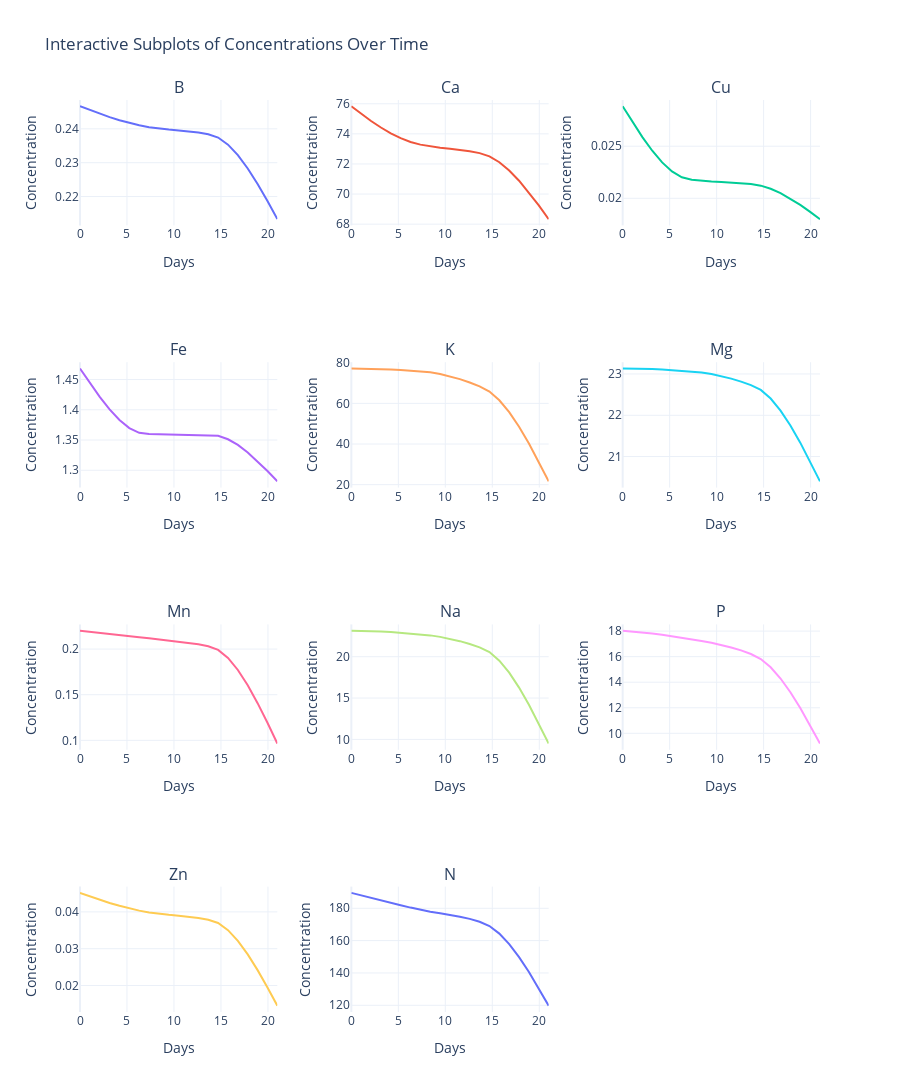

Notebook code cell kept with this figure:
### Code cell
import plotly.graph_objects as go
from plotly.subplots import make_subplots

def plot_curves_interactive(data_df):
    # Extract 'Time' column and other data
    time = data_df['Time']
    y = data_df.drop(columns='Time')  # Drop 'Time' to get only the data for plotting

    num_cols = y.shape[1]  # Number of columns to plot
    num_rows = (num_cols + 2) // 3  # Calculate number of rows needed for subplots

    # Create subplots figure with plotly
    fig = make_subplots(rows=num_rows, cols=3, subplot_titles=[col for col in y.columns],
                        vertical_spacing=0.15, horizontal_spacing=0.1)

    # Plot each column against 'Time'
    for i, col in enumerate(y.columns):
        row = i // 3 + 1  # Determine row position
        col_position = i % 3 + 1  # Determine column position

        fig.add_trace(
            go.Scatter(
                x=time,
                y=y[col],
                mode='lines',
                name=col,
                line=dict(width=2)
            ),
            row=row,
            col=col_position
        )

        # Customize the axis titles and range for each subplot
        fig.update_xaxes(title_text='Days', row=row, col=col_position)
        fig.update_yaxes(title_text='Concentration', row=row, col=col_position, range=[0, None])

    # Update layout for better readability
    fig.update_layout(
        height=300 * num_rows, width=900, title_text="Interactive Subplots of Concentrations Over Time",
        showlegend=False,  # Hide the legend since each subplot has a title
        template='plotly_white'
    )
    
    fig.show()

# Example usage:
df_data_interp = df_data_normalized_interp.drop(columns='Time')*maxes
df_data_interp['Time'] = df_data_normalized_interp['Time']
plot_curves_interactive(df_data_interp)

### Figure 1 — Plotly figure (JSON) as saved in the notebook; plotly's stock layout.template omitted (floating-point values rounded to 4 significant figures)
{"data": [{"line": {"width": 2}, "mode": "lines", "name": "B", "type": "scatter", "x": [0, 1.05, 2.1, 3.15, 4.2, 5.25, 6.3, 7.35, 8.4, 9.45, 10.5, 11.55, 12.6, 13.65, 14.7, 15.75, 16.8, 17.85, 18.9, 19.95, 21], "xaxis": "x", "y": [0.2467, 0.2455, 0.2445, 0.2435, 0.2425, 0.2417, 0.2411, 0.2405, 0.2401, 0.2398, 0.2395, 0.2393, 0.2389, 0.2384, 0.2374, 0.2353, 0.2322, 0.2283, 0.2237, 0.2187, 0.2133], "yaxis": "y"}, {"line": {"width": 2}, "mode": "lines", "name": "Ca", "type": "scatter", "x": [0, 1.05, 2.1, 3.15, 4.2, 5.25, 6.3, 7.35, 8.4, 9.45, 10.5, 11.55, 12.6, 13.65, 14.7, 15.75, 16.8, 17.85, 18.9, 19.95, 21], "xaxis": "x2", "y": [75.83, 75.33, 74.86, 74.42, 74.04, 73.71, 73.46, 73.28, 73.17, 73.08, 73.01, 72.94, 72.85, 72.72, 72.51, 72.12, 71.57, 70.89, 70.1, 69.24, 68.33], "yaxis": "y2"}, {"line": {"width": 2}, "mode": "lines", "name": "Cu", "type": "scatter", "x": [0, 1.05, 2.1, 3.15, 4.2, 5.25, 6.3, 7.35, 8.4, 9.45, 10.5, 11.55, 12.6, 13.65, 14.7, 15.75, 16.8, 17.85, 18.9, 19.95, 21], "xaxis": "x3", "y": [0.02883, 0.02732, 0.02587, 0.02457, 0.02345, 0.02258, 0.02201, 0.02179, 0.02169, 0.02162, 0.02158, 0.02153, 0.02147, 0.02137, 0.02121, 0.02091, 0.02049, 0.01997, 0.01936, 0.0187, 0.018], "yaxis": "y3"}, {"line": {"width": 2}, "mode": "lines", "name": "Fe", "type": "scatter", "x": [0, 1.05, 2.1, 3.15, 4.2, 5.25, 6.3, 7.35, 8.4, 9.45, 10.5, 11.55, 12.6, 13.65, 14.7, 15.75, 16.8, 17.85, 18.9, 19.95, 21], "xaxis": "x4", "y": [1.468, 1.444, 1.421, 1.401, 1.383, 1.37, 1.362, 1.36, 1.36, 1.359, 1.359, 1.359, 1.359, 1.358, 1.357, 1.351, 1.342, 1.329, 1.315, 1.299, 1.282], "yaxis": "y4"}, {"line": {"width": 2}, "mode": "lines", "name": "K", "type": "scatter", "x": [0, 1.05, 2.1, 3.15, 4.2, 5.25, 6.3, 7.35, 8.4, 9.45, 10.5, 11.55, 12.6, 13.65, 14.7, 15.75, 16.8, 17.85, 18.9, 19.95, 21], "xaxis": "x5", "y": [77.17, 77.13, 77.04, 76.9, 76.71, 76.47, 76.2, 75.88, 75.32, 74.47, 73.34, 71.94, 70.27, 68.36, 65.82, 61.53, 55.66, 48.48, 40.23, 31.2, 21.65], "yaxis": "y5"}, {"line": {"width": 2}, "mode": "lines", "name": "Mg", "type": "scatter", "x": [0, 1.05, 2.1, 3.15, 4.2, 5.25, 6.3, 7.35, 8.4, 9.45, 10.5, 11.55, 12.6, 13.65, 14.7, 15.75, 16.8, 17.85, 18.9, 19.95, 21], "xaxis": "x6", "y": [23.13, 23.13, 23.13, 23.12, 23.11, 23.09, 23.08, 23.06, 23.03, 23.0, 22.95, 22.89, 22.82, 22.73, 22.61, 22.4, 22.11, 21.75, 21.34, 20.88, 20.4], "yaxis": "y6"}, {"line": {"width": 2}, "mode": "lines", "name": "Mn", "type": "scatter", "x": [0, 1.05, 2.1, 3.15, 4.2, 5.25, 6.3, 7.35, 8.4, 9.45, 10.5, 11.55, 12.6, 13.65, 14.7, 15.75, 16.8, 17.85, 18.9, 19.95, 21], "xaxis": "x7", "y": [0.2202, 0.2191, 0.218, 0.2168, 0.2156, 0.2143, 0.213, 0.2117, 0.2106, 0.2095, 0.2083, 0.207, 0.2053, 0.203, 0.1991, 0.1903, 0.1771, 0.1603, 0.1407, 0.1192, 0.0965], "yaxis": "y7"}, {"line": {"width": 2}, "mode": "lines", "name": "Na", "type": "scatter", "x": [0, 1.05, 2.1, 3.15, 4.2, 5.25, 6.3, 7.35, 8.4, 9.45, 10.5, 11.55, 12.6, 13.65, 14.7, 15.75, 16.8, 17.85, 18.9, 19.95, 21], "xaxis": "x8", "y": [23.15, 23.14, 23.1, 23.05, 22.98, 22.9, 22.81, 22.72, 22.58, 22.4, 22.17, 21.88, 21.54, 21.13, 20.56, 19.52, 18.07, 16.27, 14.19, 11.91, 9.5], "yaxis": "y8"}, {"line": {"width": 2}, "mode": "lines", "name": "P", "type": "scatter", "x": [0, 1.05, 2.1, 3.15, 4.2, 5.25, 6.3, 7.35, 8.4, 9.45, 10.5, 11.55, 12.6, 13.65, 14.7, 15.75, 16.8, 17.85, 18.9, 19.95, 21], "xaxis": "x9", "y": [18.03, 17.98, 17.91, 17.82, 17.72, 17.6, 17.48, 17.36, 17.23, 17.08, 16.92, 16.72, 16.49, 16.21, 15.82, 15.17, 14.29, 13.21, 11.98, 10.63, 9.2], "yaxis": "y9"}, {"line": {"width": 2}, "mode": "lines", "name": "Zn", "type": "scatter", "x": [0, 1.05, 2.1, 3.15, 4.2, 5.25, 6.3, 7.35, 8.4, 9.45, 10.5, 11.55, 12.6, 13.65, 14.7, 15.75, 16.8, 17.85, 18.9, 19.95, 21], "xaxis": "x10", "y": [0.04517, 0.0442, 0.04329, 0.04243, 0.04165, 0.04095, 0.04035, 0.03985, 0.03948, 0.0392, 0.03896, 0.0387, 0.03835, 0.03787, 0.03698, 0.03502, 0.03213, 0.02845, 0.02417, 0.01947, 0.0145], "yaxis": "y10"}, {"line": {"width": 2}, "mode": "lines", "name": "N", "type": "scatter", "x": [0, 1.05, 2.1, 3.15, 4.2, 5.25, 6.3, 7.35, 8.4, 9.45, 10.5, 11.55, 12.6, 13.65, 14.7, 15.75, 16.8, 17.85, 18.9, 19.95, 21], "xaxis": "x11", "y": [189.5, 187.9, 186.3, 184.8, 183.3, 181.8, 180.4, 179.0, 177.9, 176.9, 175.9, 174.8, 173.4, 171.7, 169.0, 164.3, 157.8, 149.8, 140.6, 130.4, 119.7], "yaxis": "y11"}], "layout": {"annotations": [{"font": {"size": 16}, "showarrow": false, "text": "B", "x": 0.1333, "xanchor": "center", "xref": "paper", "y": 1, "yanchor": "bottom", "yref": "paper"}, {"font": {"size": 16}, "showarrow": false, "text": "Ca", "x": 0.5, "xanchor": "center", "xref": "paper", "y": 1, "yanchor": "bottom", "yref": "paper"}, {"font": {"size": 16}, "showarrow": false, "text": "Cu", "x": 0.8667, "xanchor": "center", "xref": "paper", "y": 1, "yanchor": "bottom", "yref": "paper"}, {"font": {"size": 16}, "showarrow": false, "text": "Fe", "x": 0.1333, "xanchor": "center", "xref": "paper", "y": 0.7125, "yanchor": "bottom", "yref": "paper"}, {"font": {"size": 16}, "showarrow": false, "text": "K", "x": 0.5, "xanchor": "center", "xref": "paper", "y": 0.7125, "yanchor": "bottom", "yref": "paper"}, {"font": {"size": 16}, "showarrow": false, "text": "Mg", "x": 0.8667, "xanchor": "center", "xref": "paper", "y": 0.7125, "yanchor": "bottom", "yref": "paper"}, {"font": {"size": 16}, "showarrow": false, "text": "Mn", "x": 0.1333, "xanchor": "center", "xref": "paper", "y": 0.425, "yanchor": "bottom", "yref": "paper"}, {"font": {"size": 16}, "showarrow": false, "text": "Na", "x": 0.5, "xanchor": "center", "xref": "paper", "y": 0.425, "yanchor": "bottom", "yref": "paper"}, {"font": {"size": 16}, "showarrow": false, "text": "P", "x": 0.8667, "xanchor": "center", "xref": "paper", "y": 0.425, "yanchor": "bottom", "yref": "paper"}, {"font": {"size": 16}, "showarrow": false, "text": "Zn", "x": 0.1333, "xanchor": "center", "xref": "paper", "y": 0.1375, "yanchor": "bottom", "yref": "paper"}, {"font": {"size": 16}, "showarrow": false, "text": "N", "x": 0.5, "xanchor": "center", "xref": "paper", "y": 0.1375, "yanchor": "bottom", "yref": "paper"}], "height": 1200, "showlegend": false, "title": {"text": "Interactive Subplots of Concentrations Over Time"}, "width": 900, "xaxis": {"anchor": "y", "domain": [0, 0.2667], "title": {"text": "Days"}}, "xaxis10": {"anchor": "y10", "domain": [0, 0.2667], "title": {"text": "Days"}}, "xaxis11": {"anchor": "y11", "domain": [0.3667, 0.6333], "title": {"text": "Days"}}, "xaxis12": {"anchor": "y12", "domain": [0.7333, 1]}, "xaxis2": {"anchor": "y2", "domain": [0.3667, 0.6333], "title": {"text": "Days"}}, "xaxis3": {"anchor": "y3", "domain": [0.7333, 1], "title": {"text": "Days"}}, "xaxis4": {"anchor": "y4", "domain": [0, 0.2667], "title": {"text": "Days"}}, "xaxis5": {"anchor": "y5", "domain": [0.3667, 0.6333], "title": {"text": "Days"}}, "xaxis6": {"anchor": "y6", "domain": [0.7333, 1], "title": {"text": "Days"}}, "xaxis7": {"anchor": "y7", "domain": [0, 0.2667], "title": {"text": "Days"}}, "xaxis8": {"anchor": "y8", "domain": [0.3667, 0.6333], "title": {"text": "Days"}}, "xaxis9": {"anchor": "y9", "domain": [0.7333, 1], "title": {"text": "Days"}}, "yaxis": {"anchor": "x", "domain": [0.8625, 1], "range": [0, null], "title": {"text": "Concentration"}}, "yaxis10": {"anchor": "x10", "domain": [0, 0.1375], "range": [0, null], "title": {"text": "Concentration"}}, "yaxis11": {"anchor": "x11", "domain": [0, 0.1375], "range": [0, null], "title": {"text": "Concentration"}}, "yaxis12": {"anchor": "x12", "domain": [0, 0.1375]}, "yaxis2": {"anchor": "x2", "domain": [0.8625, 1], "range": [0, null], "title": {"text": "Concentration"}}, "yaxis3": {"anchor": "x3", "domain": [0.8625, 1], "range": [0, null], "title": {"text": "Concentration"}}, "yaxis4": {"anchor": "x4", "domain": [0.575, 0.7125], "range": [0, null], "title": {"text": "Concentration"}}, "yaxis5": {"anchor": "x5", "domain": [0.575, 0.7125], "range": [0, null], "title": {"text": "Concentration"}}, "yaxis6": {"anchor": "x6", "domain": [0.575, 0.7125], "range": [0, null], "title": {"text": "Concentration"}}, "yaxis7": {"anchor": "x7", "domain": [0.2875, 0.425], "range": [0, null], "title": {"text": "Concentration"}}, "yaxis8": {"anchor": "x8", "domain": [0.2875, 0.425], "range": [0, null], "title": {"text": "Concentration"}}, "yaxis9": {"anchor": "x9", "domain": [0.2875, 0.425], "range": [0, null], "title": {"text": "Concentration"}}}}
